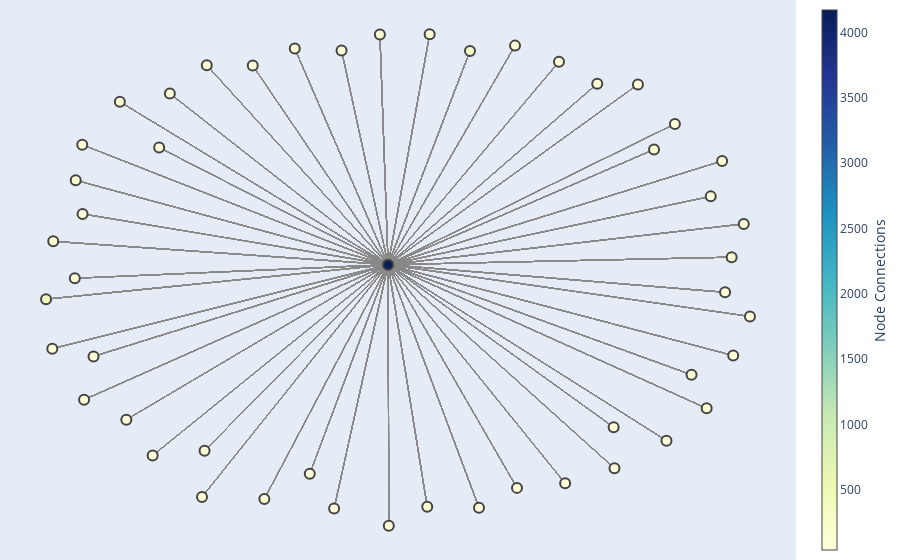

Notebook code for this chart:
### Markdown cell above
### Step 3: Create an interactive plot of an email interaction network using NetworkX and Plotly.

#### In an email network, the same pair of nodes (email addresses) can have multiple interaction, we can capture the volume and frequency of email interactions between the same sender and recipient using MultiDiGraph (directed multigraph).

#### The codes also calculates the degree centrality for each node in the graph, which measures the number of connections (both in and out). Nodes with high degree centrality are key players in the network. They are either highly communicative (sending many emails) or highly sought after (receiving many emails).

#### Sorts nodes by degree centrality in descending order and selects the top 50 nodes for ease of visualization.

#### Nodes with 0 connections are removed and the positions of the nodes are computed using the spring layout algorithm, which positions nodes to minimize edge crossings and distribute them evenly.

### Code cell
# Create lists of email interactions for authors and recipients
edges = []
author_index, email_index, tag_index = 0, 1, 2
for row in df.iter_rows():
    if row[tag_index] == 'author':
        author_email = row[email_index]
    elif row[tag_index] == 'recipient':
        recipient_email = row[email_index]
        edges.append((author_email, recipient_email))

# Build the directed graph
G = nx.MultiDiGraph()
G.add_edges_from(edges)

# Calculate degree centrality (combining in-degree and out-degree)
degree_centrality = nx.degree_centrality(G)

# Identify top 50 nodes based on degree centrality
top_50_degree = sorted(degree_centrality.items(), key=lambda x: x[1], reverse=True)[:50] # modify the top X number as required.
top_50_nodes_by_degree = [node for node, _ in top_50_degree]

# Create a subgraph with the top 50 nodes
H_sub = G.subgraph(top_50_nodes_by_degree)

# Create a new MultiDiGraph based on the subgraph
H = nx.MultiDiGraph()
H.add_nodes_from(H_sub.nodes(data=True))
H.add_edges_from(H_sub.edges(keys=True, data=True))

# Remove nodes with 0 connections from the new graph
nodes_with_no_edges = [n for n, d in H.degree() if d == 0]
H.remove_nodes_from(nodes_with_no_edges)

# Layout for the graph
pos = nx.spring_layout(H)

# Hover text to mention # of Connections
degrees = dict(H.degree())
hover_texts = [f'Node: {node}<br># of Connections: {degrees[node]}' for node in H.nodes()]

# Extract edge positions and prepare hover text for edges
edge_x = []
edge_y = []
edge_hover_text = []
for edge in H.edges():
    x0, y0 = pos[edge[0]]
    x1, y1 = pos[edge[1]]
    edge_x.extend([x0, x1, None])
    edge_y.extend([y0, y1, None])
    # Display the connected nodes in the hover text
    edge_hover_text.extend([f'{edge[0]} - {edge[1]}', f'{edge[0]} - {edge[1]}', None])

edge_trace = go.Scatter(x=edge_x, y=edge_y, line=dict(width=0.5, color='#888'), hoverinfo='text', mode='lines',
                        text=edge_hover_text)

node_x = [pos[node][0] for node in H.nodes()]
node_y = [pos[node][1] for node in H.nodes()]

node_color = [degrees[node] for node in H.nodes()]

node_trace = go.Scatter(x=node_x, y=node_y, mode='markers', hoverinfo='text', text=hover_texts,
                        marker=dict(showscale=True, colorscale='YlGnBu', color=node_color, size=10,
                                    colorbar=dict(thickness=15, title='Node Connections', xanchor='left',
                                                  titleside='right'), line_width=2))

fig = go.Figure(data=[edge_trace, node_trace], layout=go.Layout(showlegend=False, hovermode='closest',
                                                                margin=dict(b=0, l=0, r=0, t=0),
                                                                xaxis=dict(showgrid=False, zeroline=False,
                                                                           showticklabels=False),
                                                                yaxis=dict(showgrid=False, zeroline=False,
                                                                           showticklabels=False)))

fig.show()

### Figure 1 — Plotly figure (JSON) as saved in the notebook; plotly's stock layout.template omitted (floating-point values rounded to 4 significant figures; data arrays with more than 128 entries replaced by an {"elided": "..."} marker saying what was removed)
{"data": [{"hoverinfo": "text", "line": {"color": "#888", "width": 0.5}, "mode": "lines", "text": {"elided": "12516 str values"}, "type": "scatter", "x": {"elided": "12516 float values"}, "y": {"elided": "12516 float values"}}, {"hoverinfo": "text", "marker": {"color": [62, 103, 52, 107, 72, 80, 53, 45, 111, 43, 69, 85, 57, 45, 55, 72, 4172, 77, 60, 53, 103, 261, 206, 45, 43, 365, 69, 51, 133, 49, 58, 127, 59, 46, 44, 83, 43, 41, 124, 68, 45, 49, 48, 147, 151, 106, 49, 126, 59, 73], "colorbar": {"thickness": 15, "title": {"side": "right", "text": "Node Connections"}, "xanchor": "left"}, "colorscale": [[0, "rgb(255,255,217)"], [0.125, "rgb(237,248,177)"], [0.25, "rgb(199,233,180)"], [0.375, "rgb(127,205,187)"], [0.5, "rgb(65,182,196)"], [0.625, "rgb(29,145,192)"], [0.75, "rgb(34,94,168)"], [0.875, "rgb(37,52,148)"], [1, "rgb(8,29,88)"]], "line": {"width": 2}, "showscale": true, "size": 10}, "mode": "markers", "text": ["Node: michael.bodansky@thebrewery.com<br># of Connections: 62", "Node: xxxxxxxxxxxx@gmail.com<br># of Connections: 103", "Node: njpritzker@taocap.com<br># of Connections: 52", "Node: kevans@havasformula.com<br># of Connections: 107", "Node: xxxxx@aol.com<br># of Connections: 72", "Node: liam.curran@thebrewery.com<br># of Connections: 80", "Node: paxlabs@formulapr.com<br># of Connections: 53", "Node: jlangweir@strategycorp.com<br># of Connections: 45", "Node: rvalani@gacapital.com<br># of Connections: 111", "Node: matt@definerscorp.com<br># of Connections: 43", "Node: siobhan.hennessy@thebrewery.com<br># of Connections: 69", "Node: colin@definerscorp.com<br># of Connections: 85", "Node: cora@becore.com<br># of Connections: 57", "Node: jharriman@bowergroupasia.com<br># of Connections: 45", "Node: ross@aroraagency.com<br># of Connections: 55", "Node: seiji@db-research.com<br># of Connections: 72", "Node: crice@juul.com<br># of Connections: 4172", "Node: xxxxxxxxxxxxxx@gmail.com<br># of Connections: 77", "Node: trace.schlenker@ddb.com<br># of Connections: 60", "Node: adam@antedote.com<br># of Connections: 53", "Node: xxxxxxx@gmail.com<br># of Connections: 103", "Node: jo.white@thebrewery.com<br># of Connections: 261", "Node: bschwartz@gacapital.com<br># of Connections: 206", "Node: bruce_xxxxxx@hotmail.com<br># of Connections: 45", "Node: retailers@paxvapor.com<br># of Connections: 43", "Node: retailers@juulvapor.com<br># of Connections: 365", "Node: caroline@vapeworld.com<br># of Connections: 69", "Node: avickers@luc.id<br># of Connections: 51", "Node: support@juulvapor.com<br># of Connections: 133", "Node: jperenack@strategycorp.com<br># of Connections: 49", "Node: xxxxxxxxx@gmail.com<br># of Connections: 58", "Node: xxxxxxxxxxx@gmail.com<br># of Connections: 127", "Node: adam@ploomroom.com<br># of Connections: 59", "Node: xxxxxxxxxxxxxxx@gmail.com<br># of Connections: 46", "Node: ckemp@sardverb.com<br># of Connections: 44", "Node: xxxxxxxx@gmail.com<br># of Connections: 83", "Node: xmzr3voh@juul.scoutcms.com<br># of Connections: 43", "Node: richard@rpmumby.com<br># of Connections: 41", "Node: steve@roeblingresearch.com<br># of Connections: 124", "Node: juul-svc@sardverb.com<br># of Connections: 68", "Node: mkelly@haverford.edu<br># of Connections: 45", "Node: greg@cult.ca<br># of Connections: 49", "Node: mengyi.wu@bain.com<br># of Connections: 48", "Node: dale@vermamedia.com<br># of Connections: 147", "Node: tina.bronkhorst@igniteresearch.com<br># of Connections: 151", "Node: ebrodwin@insider-inc.com<br># of Connections: 106", "Node: msims@simsstrategies.com<br># of Connections: 49", "Node: jim@vermamedia.com<br># of Connections: 126", "Node: victoria@vpluscpublicrelations.com<br># of Connections: 59", "Node: ron@rwsops.com<br># of Connections: 73"], "type": "scatter", "x": [-0.768, -0.8408, 0.665, -0.2841, 0.3251, 0.3304, 0.5978, -0.1548, 0.08892, -0.7501, -0.9549, 0.5525, 0.2254, -0.8926, -0.8711, -0.5407, -0.026, -0.5276, -0.6592, 0.9749, -0.89, 0.2005, 0.7095, 0.4637, -0.872, -0.9721, 0.9285, 0.8664, 0.08223, 0.9577, -0.1754, -0.04866, 0.6001, 0.4466, -0.02404, -0.4004, 0.744, -0.6772, -0.5336, 0.906, -0.2427, 0.8979, -0.8669, 0.8133, 0.8552, 0.9242, 0.7673, -0.9523, -0.6297, -0.3683], "y": [0.6849, -0.327, 0.7539, 0.8967, 0.9081, -0.8495, -0.6083, 0.8884, 0.9533, -0.5785, -0.2962, 0.757, -0.9286, -0.01645, 0.2393, -0.8857, 0.03751, 0.83, 0.5029, -0.1682, 0.3729, 0.8867, 0.4955, -0.8314, 0.5142, -0.09956, -0.3237, 0.309, -0.9243, 0.1996, -0.9311, 0.9522, -0.7717, 0.8442, -1, 0.8287, -0.6618, -0.7208, -0.7019, -0.07223, -0.7936, 0.4498, -0.4991, -0.4001, -0.5334, 0.06748, 0.5969, 0.1303, 0.7176, -0.8938]}], "layout": {"hovermode": "closest", "margin": {"b": 0, "l": 0, "r": 0, "t": 0}, "showlegend": false, "xaxis": {"showgrid": false, "showticklabels": false, "zeroline": false}, "yaxis": {"showgrid": false, "showticklabels": false, "zeroline": false}}}
